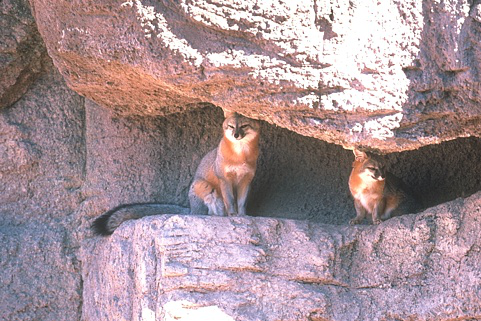
%> input picture VDSR/data/291/102.png, 481 x 321 px; its folder holds only this picture in this run
$ octave aug_train.m   (GNU Octave 9; MATLAB toolbox functions it lacks are replaced by stand-ins)
%> lines starting %> are read from the running program, lines starting %| are printed output that depends on the picture
dataDir = '291\';
mkdir('train_291_input');
mkdir('train_291_label');
folder_label = fullfile('train_291_label');
folder_input = fullfile('train_291_input');
count_input = 0;
count_label = 0;
count = 0;
f_lst = [];
f_lst = [f_lst; dir(fullfile(dataDir, '*.png'))];

for f_iter = 1:numel(f_lst)

%     disp(f_iter);
    f_info = f_lst(f_iter);
    if f_info.name == '.'
        continue;
    end
    f_path = fullfile(dataDir,f_info.name);
    img_raw = imread(f_path);
%> img_raw is the input picture: size 321x481x3 uint8; mean R, G, B 165.4, 144.3, 149.6
    img_raw = im2double(img_raw);
%> img_raw: size 321x481x3 double

    img_size = size(img_raw);
%> img_size = [321 481 3]
    width = img_size(2);
%> width = 481
    height = img_size(1);
%> height = 321

    img_raw = img_raw(1:height-mod(height,12),1:width-mod(width,12),:);
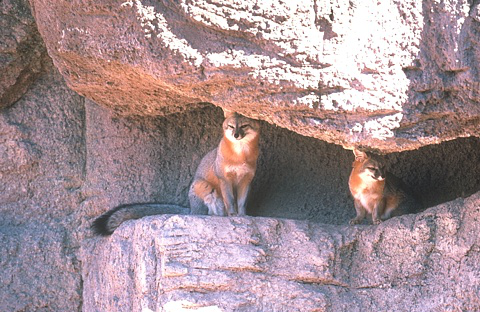
%> img_raw: size 312x480x3 double; mean R, G, B 0.646, 0.563, 0.583

    img_size = size(img_raw);
%> img_size = [312 480 3]
    patch_size = 41;
    stride = 41;
    x_size = (img_size(2)-patch_size)/stride+1;
%> x_size = 11.71
    y_size = (img_size(1)-patch_size)/stride+1;
%> y_size = 7.61

    img_2 = imresize(imresize(img_raw,1/2,'bicubic'),[img_size(1),img_size(2)],'bicubic');
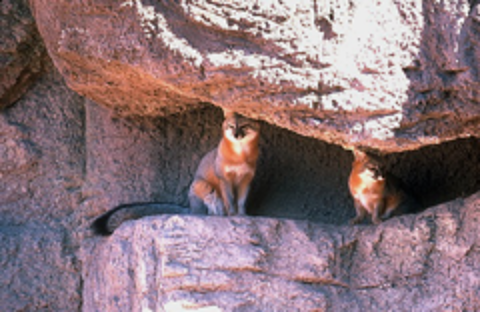
%> img_2: size 312x480x3 double; mean R, G, B 0.646, 0.563, 0.583; mean of the top-left, top-right, bottom-left and bottom-right quarters 0.534, 0.685, 0.638, 0.531; drawn with min black and max white
    img_3 = imresize(imresize(img_raw,1/3,'bicubic'),[img_size(1),img_size(2)],'bicubic');
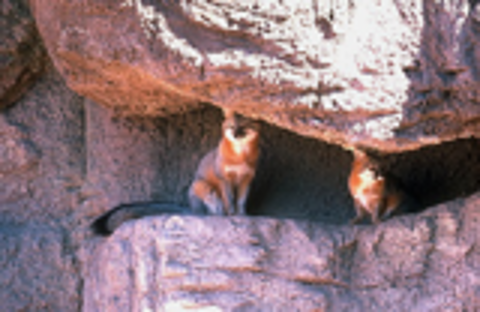
%> img_3: size 312x480x3 double; mean R, G, B 0.646, 0.563, 0.583; mean of the top-left, top-right, bottom-left and bottom-right quarters 0.534, 0.685, 0.638, 0.532; drawn with min black and max white
    img_4 = imresize(imresize(img_raw,1/4,'bicubic'),[img_size(1),img_size(2)],'bicubic');

    for x = 0:x_size-1
        for y = 0:y_size-1
            x_coord = x*stride; y_coord = y*stride;
            patch_name = sprintf('train/%d',count);

            for j = 0:2
              patch = imrotate(img_raw(y_coord+1:y_coord+patch_size,x_coord+1:x_coord+patch_size,:), 0);
              patch_name = sprintf('%s/%d',folder_label, count_label)
              save(sprintf('%s.mat', patch_name), 'patch', '-v6');
              count_label = count_label+1;
            end
            patch = imrotate(img_2(y_coord+1:y_coord+patch_size,x_coord+1:x_coord+patch_size,:), 0);
            patch_name = sprintf('%s/%d',folder_input, count_input)
            save(sprintf('%s.mat', patch_name), 'patch', '-v6');
            count_input = count_input + 1;
            patch = imrotate(img_3(y_coord+1:y_coord+patch_size,x_coord+1:x_coord+patch_size,:), 0);
            patch_name = sprintf('%s/%d',folder_input, count_input)
            save(sprintf('%s.mat', patch_name), 'patch', '-v6');
            count_input = count_input + 1;
            patch = imrotate(img_4(y_coord+1:y_coord+patch_size,x_coord+1:x_coord+patch_size,:), 0);
            patch_name = sprintf('%s/%d',folder_input, count_input)
            save(sprintf('%s.mat', patch_name), 'patch', '-v6');
            count_input = count_input + 1;


            for j = 0:2
              patch = imrotate(img_raw(y_coord+1:y_coord+patch_size,x_coord+1:x_coord+patch_size,:), 90);
              patch_name = sprintf('%s/%d',folder_label, count_label)
              save(sprintf('%s.mat', patch_name), 'patch', '-v6');
              count_label = count_label+1;
            end
            patch = imrotate(img_2(y_coord+1:y_coord+patch_size,x_coord+1:x_coord+patch_size,:), 90);
            patch_name = sprintf('%s/%d',folder_input, count_input)
            save(sprintf('%s.mat', patch_name), 'patch', '-v6');
            count_input = count_input + 1;
            patch = imrotate(img_3(y_coord+1:y_coord+patch_size,x_coord+1:x_coord+patch_size,:), 90);
            patch_name = sprintf('%s/%d',folder_input, count_input)
            save(sprintf('%s.mat', patch_name), 'patch', '-v6');
            count_input = count_input + 1;
            patch = imrotate(img_4(y_coord+1:y_coord+patch_size,x_coord+1:x_coord+patch_size,:), 90);
            patch_name = sprintf('%s/%d',folder_input, count_input)
            save(sprintf('%s.mat', patch_name), 'patch', '-v6');
            count_input = count_input + 1;


            for j = 0:2
              patch = fliplr(imrotate(img_raw(y_coord+1:y_coord+patch_size,x_coord+1:x_coord+patch_size,:), 0));
              patch_name = sprintf('%s/%d',folder_label, count_label)
              save(sprintf('%s.mat', patch_name), 'patch', '-v6');
              count_label = count_label+1;
            end

            patch = fliplr(imrotate(img_2(y_coord+1:y_coord+patch_size,x_coord+1:x_coord+patch_size,:), 0));
            patch_name = sprintf('%s/%d',folder_input, count_input)
            save(sprintf('%s.mat', patch_name), 'patch', '-v6');
            count_input = count_input + 1;
            patch = fliplr(imrotate(img_3(y_coord+1:y_coord+patch_size,x_coord+1:x_coord+patch_size,:), 0));
            patch_name = sprintf('%s/%d',folder_input, count_input)
            save(sprintf('%s.mat', patch_name), 'patch', '-v6');
            count_input = count_input + 1;
            patch = fliplr(imrotate(img_4(y_coord+1:y_coord+patch_size,x_coord+1:x_coord+patch_size,:), 0));
            patch_name = sprintf('%s/%d',folder_input, count_input)
            save(sprintf('%s.mat', patch_name), 'patch', '-v6');
            count_input = count_input + 1;

            for j = 0:2
              patch = fliplr(imrotate(img_raw(y_coord+1:y_coord+patch_size,x_coord+1:x_coord+patch_size,:), 90));
              patch_name = sprintf('%s/%d',folder_label, count_label)
              save(sprintf('%s.mat', patch_name), 'patch', '-v6');
              count_label = count_label+1;
            end
            patch = fliplr(imrotate(img_2(y_coord+1:y_coord+patch_size,x_coord+1:x_coord+patch_size,:), 90));
            patch_name = sprintf('%s/%d',folder_input, count_input)
            save(sprintf('%s.mat', patch_name), 'patch', '-v6');
            count_input = count_input + 1;
            patch = fliplr(imrotate(img_3(y_coord+1:y_coord+patch_size,x_coord+1:x_coord+patch_size,:), 90));
            patch_name = sprintf('%s/%d',folder_input, count_input)
            save(sprintf('%s.mat', patch_name), 'patch', '-v6');
            count_input = count_input + 1;
            patch = fliplr(imrotate(img_4(y_coord+1:y_coord+patch_size,x_coord+1:x_coord+patch_size,:), 90));
            patch_name = sprintf('%s/%d',folder_input, count_input)
            save(sprintf('%s.mat', patch_name), 'patch', '-v6');
            count_input = count_input + 1;

        end
    end
%> after the loop, count_input = 924; count_label = 924

    display(count);
    count = count + 1;

end

$ run again, on VDSR/data/291/112.png
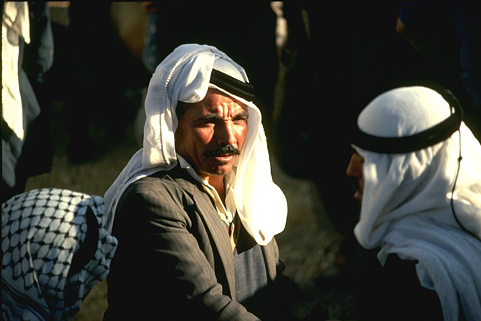
%> input picture VDSR/data/291/112.png, 481 x 321 px
%> img_raw is the input picture: size 321x481x3 uint8; mean R, G, B 63.1, 63.8, 56.9
%> `img_raw = img_raw(1:height-mod(height,12),1:width-mod(width,12),:);`:
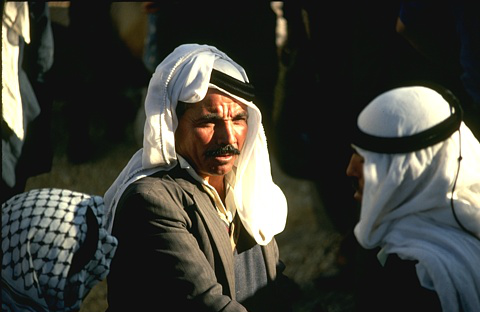
%> img_raw: size 312x480x3 double; mean R, G, B 0.252, 0.254, 0.226
%> `img_4 = imresize(imresize(img_raw,1/4,'bicubic'),[img_size(1),img_size..`:
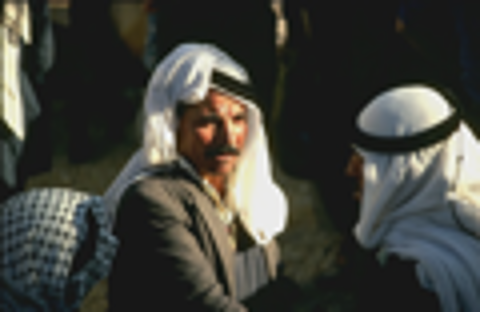
%> img_4: size 312x480x3 double; mean R, G, B 0.252, 0.255, 0.227; drawn with min black and max white
%> after the loop `for x = 0:x_size-1`: count_input = 924

$ run again, on VDSR/data/291/116.png
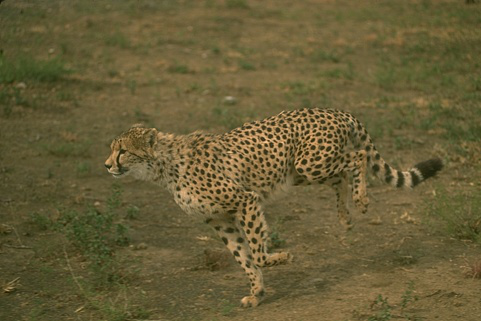
%> input picture VDSR/data/291/116.png, 481 x 321 px
%> img_raw is the input picture: size 321x481x3 uint8; mean R, G, B 103.2, 92.9, 54.9
%> `img_raw = img_raw(1:height-mod(height,12),1:width-mod(width,12),:);`:
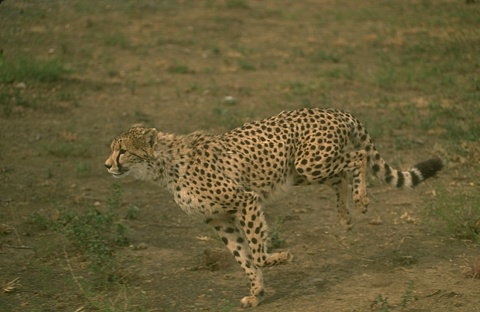
%> img_raw: size 312x480x3 double; mean R, G, B 0.405, 0.364, 0.215
%> `img_3 = imresize(imresize(img_raw,1/3,'bicubic'),[img_size(1),img_size..`:
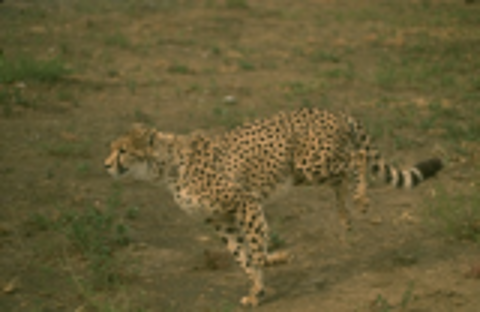
%> img_3: size 312x480x3 double; mean R, G, B 0.405, 0.364, 0.215; mean of the top-left, top-right, bottom-left and bottom-right quarters 0.326, 0.342, 0.301, 0.343
%> after the loop `for x = 0:x_size-1`: count_input = 924

$ run again, on VDSR/data/291/117.png
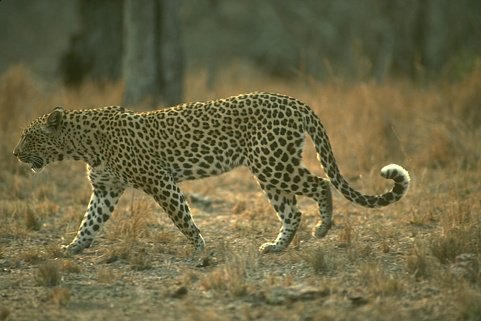
%> input picture VDSR/data/291/117.png, 481 x 321 px
%> img_raw is the input picture: size 321x481x3 uint8; mean R, G, B 108.7, 103.6, 68.5
%> `img_2 = imresize(imresize(img_raw,1/2,'bicubic'),[img_size(1),img_size..`:
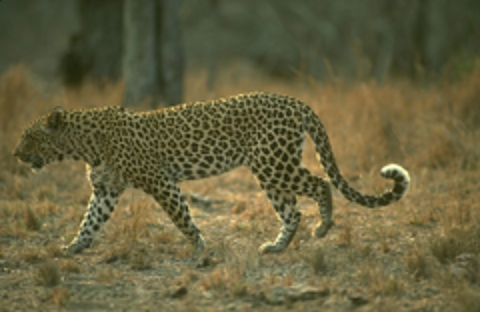
%> img_2: size 312x480x3 double; mean R, G, B 0.425, 0.405, 0.268; mean of the top-left, top-right, bottom-left and bottom-right quarters 0.304, 0.33, 0.415, 0.416; drawn with min black and max white
%> `img_4 = imresize(imresize(img_raw,1/4,'bicubic'),[img_size(1),img_size..`:
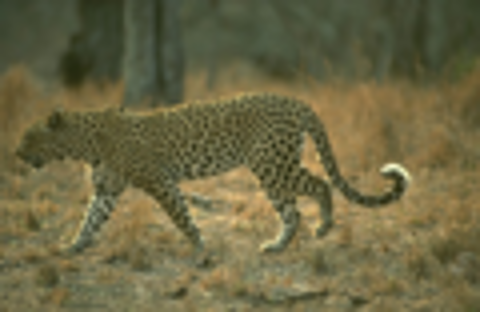
%> img_4: size 312x480x3 double; mean R, G, B 0.425, 0.405, 0.268; mean of the top-left, top-right, bottom-left and bottom-right quarters 0.304, 0.33, 0.415, 0.416
%> after the loop `for x = 0:x_size-1`: count_input = 924

$ run again, on VDSR/data/291/103.png
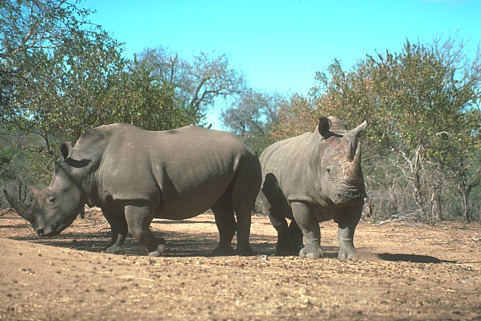
%> input picture VDSR/data/291/103.png, 481 x 321 px
%> img_raw is the input picture: size 321x481x3 uint8; mean R, G, B 136.5, 152.6, 136.8
%> `img_raw = img_raw(1:height-mod(height,12),1:width-mod(width,12),:);`:
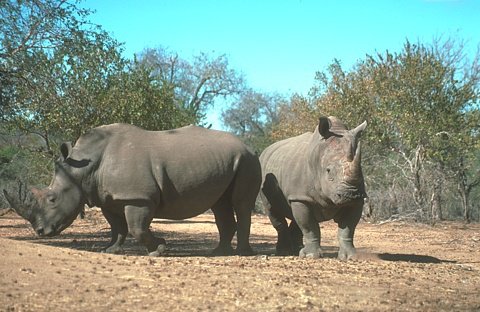
%> img_raw: size 312x480x3 double; mean R, G, B 0.532, 0.599, 0.539
%> `img_3 = imresize(imresize(img_raw,1/3,'bicubic'),[img_size(1),img_size..`:
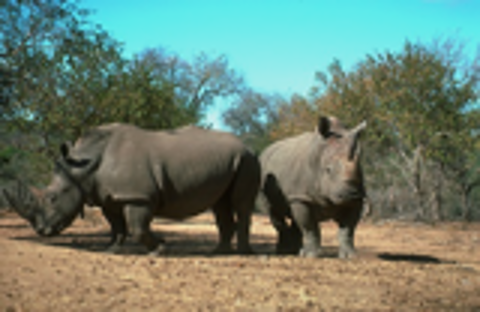
%> img_3: size 312x480x3 double; mean R, G, B 0.532, 0.599, 0.539; mean of the top-left, top-right, bottom-left and bottom-right quarters 0.558, 0.657, 0.482, 0.529; drawn with min black and max white
%> after the loop `for x = 0:x_size-1`: count_input = 924
